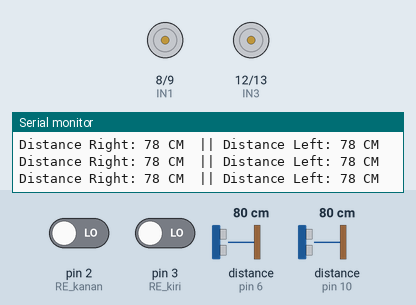
Bench run of a sketch on a simulated Arduino Uno, built with avr-gcc and run on an emulated ATmega328P. On the bench: motor-driver pin pairs drawn as motors (green arrow = first pin HIGH = forward, orange = second pin HIGH = backward, longer = more drive), the last lines printed to the serial monitor. Wiring (inferred from the names in the program): 2 × ultrasonic range finder: trigger pin 7, echo pin 6 / trigger pin 11, echo pin 10. Inputs (shaded band) come from the test bench; at power-on: distance to the obstacle (sensors on pin 6, pin 10) 80 cm, pin 2 (RE_kanan) LOW, pin 3 (RE_kiri) LOW. The echo pulse lasts 58.3 µs per cm.

Above: at 1.2 s.
1.3 s: distance to the obstacle (sensor on pin 6) set to 24 cm
4.3 s: distance to the obstacle (sensor on pin 6) set to 19 cm
At 5.6 s:
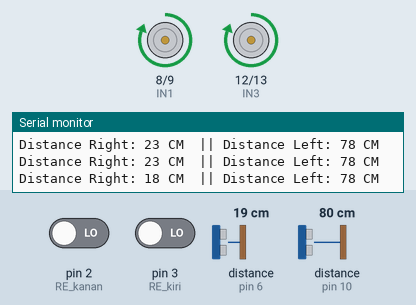
Timing chart, 0 to 7.3 s (numbered marks = the images above; inputs shaded):
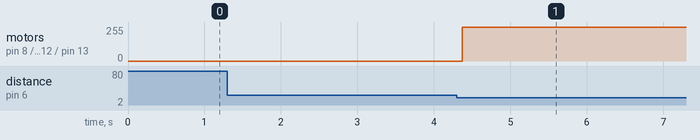

Measured:
- the behaviour switches between 22 and 21 cm on distance to the obstacle (sensor on pin 6) (found by bisection; images 0 and 1)
- after the input at 4.3 s, motor on pin 8 (IN1) / pin 9 (IN2), motor on pin 12 (IN3) / pin 13 (IN4): stopped → forward 255/255 after 0.07 s

The sketch:

Motor_Ultrasonik.ino
```cpp
#define RE_kanan 2
#define RE_kiri 3
#define echo_kanan 6
#define trig_kanan 7
#define IN1 8
#define IN2 9
#define echo_kiri 10
#define trig_kiri 11
#define IN3 12
#define IN4 13


unsigned int countKA = 0;
unsigned int countKI = 0;
unsigned long duration_right;
unsigned long distance_right;
unsigned long duration_left;
unsigned long distance_left;


void setup()
{
  Serial.begin(9600);
  pinMode(IN1,OUTPUT); // Roda motor A
  pinMode(IN2,OUTPUT); // Roda motor A
  pinMode(IN3,OUTPUT); // Roda motor B
  pinMode(IN4,OUTPUT); // Roda motor B
  pinMode(RE_kanan,INPUT);
  pinMode(RE_kiri,INPUT);
  pinMode(echo_kanan,INPUT);
  pinMode(trig_kanan,OUTPUT);
  pinMode(echo_kiri,INPUT);
  pinMode(trig_kiri,OUTPUT);

  attachInterrupt(digitalPinToInterrupt(RE_kanan), kecepatan_kanan, RISING);
  attachInterrupt(digitalPinToInterrupt(RE_kiri), kecepatan_kiri, RISING);

  digitalWrite(IN1, LOW);
  digitalWrite(IN2, LOW);
  digitalWrite(IN3, LOW);
  digitalWrite(IN4, LOW);
}

void loop()
{
  ultrasonik_kanan();
  ultrasonik_kiri();

  if(distance_right <= 20)
  {
    kanan();
    if (countKA == 10 && countKI == 10)
    {
      berhenti();
    }

    delay(5000);
  }
}


void kecepatan_kanan()
{
  countKA++;
}

void kecepatan_kiri()
{
  countKI++;
}

void maju()
{
  digitalWrite(IN1, HIGH);
  digitalWrite(IN2, LOW);
  digitalWrite(IN3, LOW);
  digitalWrite(IN4, HIGH);
}

void berhenti()
{
  digitalWrite(IN1, LOW);
  digitalWrite(IN2, LOW);
  digitalWrite(IN3, LOW);
  digitalWrite(IN4, LOW);
}

void kiri()
{
  digitalWrite(IN1, LOW);
  digitalWrite(IN2, HIGH);
  digitalWrite(IN3, LOW);
  digitalWrite(IN4, HIGH);
}

void kanan()
{
  digitalWrite(IN1, HIGH);
  digitalWrite(IN2, LOW);
  digitalWrite(IN3, HIGH);
  digitalWrite(IN4, LOW);
}

void ultrasonik_kanan()
{
  digitalWrite(trig_kanan,LOW);
  delayMicroseconds(2);
  digitalWrite(trig_kanan,HIGH);
  delayMicroseconds(10);
  digitalWrite(trig_kanan,LOW);

  duration_right = pulseIn(echo_kanan,HIGH);
  distance_right = duration_right*0.034/2;
  Serial.print("Distance Right: ");
  Serial.print(distance_right);
  Serial.print(" CM ");
  Serial.print(" || ");
}

void ultrasonik_kiri()
{
  digitalWrite(trig_kiri,LOW);
  delayMicroseconds(2);
  digitalWrite(trig_kiri,HIGH);
  delayMicroseconds(10);
  digitalWrite(trig_kiri,LOW);

  duration_left = pulseIn(echo_kiri,HIGH);
  distance_left = duration_left*0.034/2;
  Serial.print("Distance Left: ");
  Serial.print(distance_left);
  Serial.println(" CM ");
}
```
